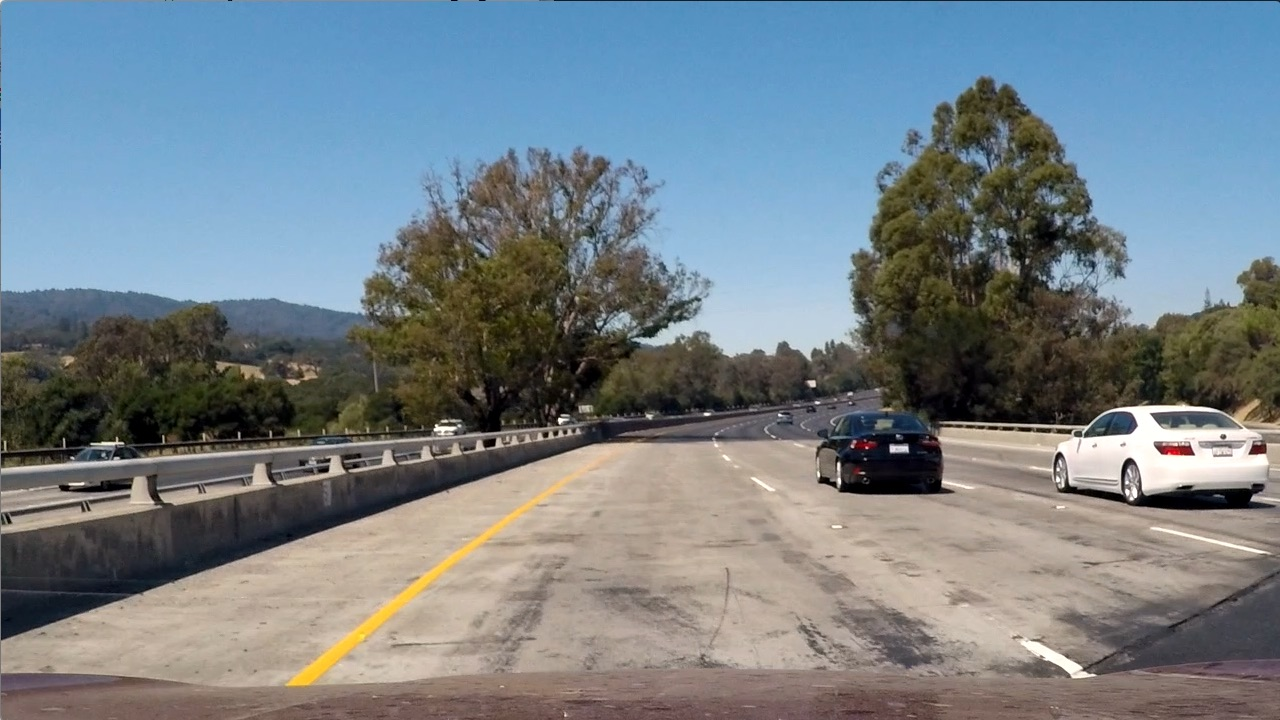
#> input picture CarND-Vehicle-Detection/test_images/test1.jpg, 1280 x 720 px; its folder holds only this picture in this run
$ jupyter execute line_detector.ipynb   (shell and % lines are left out)   (older library calls are emulated)
#> lines starting #> are read from the running program, lines starting #| are printed output that depends on the picture; after the words box and inside, x2 and y2 are one past the last pixel; in counts of white or black regions, pixels touching at a corner belong together
### CarND-Advanced-Lane-Lines/pipeline_functions.py
####################################
## functions for lane detections
####################################
import numpy as np
import cv2
import matplotlib.pyplot as plt


# [17 lines left out: function scale_to_uint, not called in this run]


def apply_threshold(img, min_threshold, max_threshold):
    '''
    Apply thresholding and returns a binary image where the
    non-zero pixels of that binary image corresponds to pixel
    in the original image with intensity value between min and
    max threshold parameters
    Inputs
    img: 2D Numpy array of an image
    min_threshold: the minimum value of thresholding range
    max_threshold: the maximum value of thresholding range
    ---
    Returns
     A 2D numpy array of a binary image with non zero pixels
    at locations that fall within the min and max thresholds
    '''
    binary_output = np.zeros_like(img)
    binary_output[(img >= min_threshold) & (img <= max_threshold)] = 1
    return binary_output


# [140 lines left out: functions scale_and_apply_threshold, detector_xy, detector_mag, detector_direction, detector_combined, not called in this run]


def detector_color(img, color_thresh_input=(170, 255)):
    '''
    Color selection for yellow and white, using the HLS and HSV color space
    Inputs
    img: input image in RGB format
    thresh_min: minimum absolute value of Hue value to detect
    thresh_max: maximum absolute value of Hue value to detect
    ---
    Returns
    A 2D numpy array of a binary image with non zero pixels with
    at detection pixel locations.
    '''
    ## convert to HLS color space and separate the S channel
    hls_image = cv2.cvtColor(img, cv2.COLOR_BGR2HLS).astype(np.float)
    l_channel = hls_image[:,:,1]
    s_channel = hls_image[:,:,2]

    ## convert to the HSV color space
    hsv_image = cv2.cvtColor(img, cv2.COLOR_BGR2HSV)

    ## selecting colors yellow and white
    white_color = cv2.inRange(hls_image, np.uint8([10,200,0]), np.uint8([255,255,255]))
    yellow_color = cv2.inRange(hsv_image, np.uint8([15,60,130]), np.uint8([150,255,255]))

    ## combine yellow and white masks
    combined_color_images = cv2.bitwise_or(white_color, yellow_color)

    ## threshold color channel
    s_binary = apply_threshold(combined_color_images, color_thresh_input[0], color_thresh_input[1])

    l_binary = apply_threshold(l_channel, color_thresh_input[0], color_thresh_input[1])

    ## combined binaries
    combined_binary = np.zeros_like(s_channel)
    combined_binary[((s_binary > 0) & (l_binary > 0)) | (combined_color_images > 0)] = 1

    return combined_binary


# [282 lines left out: functions detector_pipeline, transform_image, histogram, get_left_right_lane_points, polyfit, get_next_left_right_lane_points and 1 more, not called in this run]

### CarND-Advanced-Lane-Lines/viz.py
####################################
## functions for visualization
####################################
import matplotlib.pyplot as plt
import numpy as np
import cv2


def display_image(img, handle=None, label=""):
    '''
    Display image with title label
    Inputs
    img: input image as numpy array of two or three dimension.
         if it is of two dimension, it is shown as gray image
         otherwise it is shown as colored image
    handle: matplotlib subplot axes, if None, the function will create one
    label: image title as string array
    ---
    Returns
    None
    '''
    if handle is None:
        f, ax = plt.subplots(1, 1, figsize=(15, 9))
        f.tight_layout()
        display_image(img, ax, label)
    else:
        ndim = len(np.shape(img))
        if ndim == 2:
            handle.imshow(img, cmap='gray')
            handle.set_title(label, fontsize=20)
        else:
            handle.imshow(img)
            handle.set_title(label, fontsize=20)


def disply_transform(before, after, label1, label2):
    '''
    Display two images to demonstrate a transfomation
    Inputs
    before: image before transformation placed to the left as numpy array.
    after: image after transformation placed to the right as numpy array.
    label1: before image title as string array
    label2: after image title as string array
    ---
    Returns
    None
    '''
    ## plot the images
    f, (ax1, ax2) = plt.subplots(1, 2, figsize=(15, 9))
    f.tight_layout()

    display_image(before, ax1, label1)
    display_image(after, ax2, label2)


# [115 lines left out: functions write_info, fill_area, visualize_poly, not called in this run]

### CarND-Advanced-Lane-Lines/line_detector.ipynb
[cell 1]
import numpy as np
import cv2
import glob
import matplotlib.pyplot as plt
import pickle
from moviepy.editor import VideoFileClip
from IPython.display import HTML

# local modules
import camera
import pipeline_functions as pf
import viz

[cell 2]
# load test images
func = lambda imageFileName: cv2.cvtColor(cv2.imread(imageFileName), cv2.COLOR_BGR2RGB)
sequence = glob.glob('./test_images/*.jpg')
testImages = list(map(func,sequence))
#> testImages = 1 item
num_imags = len(testImages)
#> num_imags = 1
print("{} test images are found".format(str(num_imags)))
#| 1 test images are found
print("The following image is selected to demonstrate the functions of lane detection")

img = testImages[0]

viz.display_image(img)
#> (the call stopped at in display_image, `f, ax = plt.subplots(1, 1, figsize=(15, 9))`: IPython is not available in this run)

[cell 3]
# Color detection

[cell 4]
th_lo = 170
th_hi = 255

color_thresh_input=(th_lo, th_hi)
detected = pf.detector_color(img)
#> in detector_color, `hls_image = cv2.cvtColor(img, cv2.COLOR_BGR2HLS).astype(np.float)`:
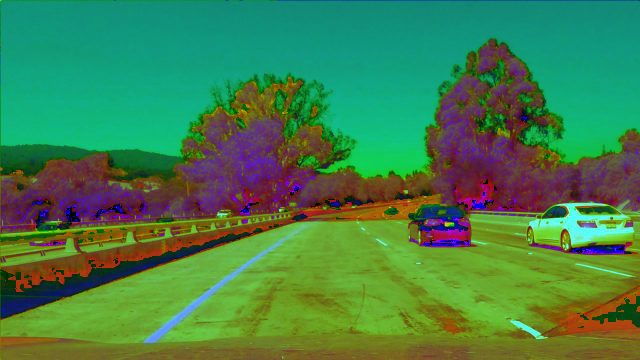
#> hls_image: shape (720, 1280, 3) float64 (shown at 1/2 size); mean R, G, B 68.1, 126.7, 74.4
#> in detector_color, `s_channel = hls_image[:,:,2]`:
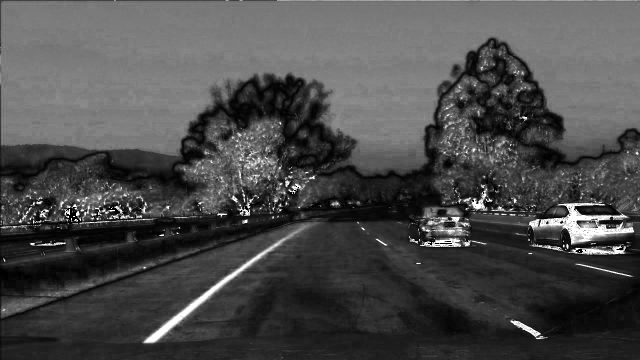
#> s_channel: shape (720, 1280) float64 (shown at 1/2 size); min 0, max 255, mean 74.4
#> in detector_color, `white_color = cv2.inRange(hls_image, np.uint8([10,200,0]), np.uint8([2..`:
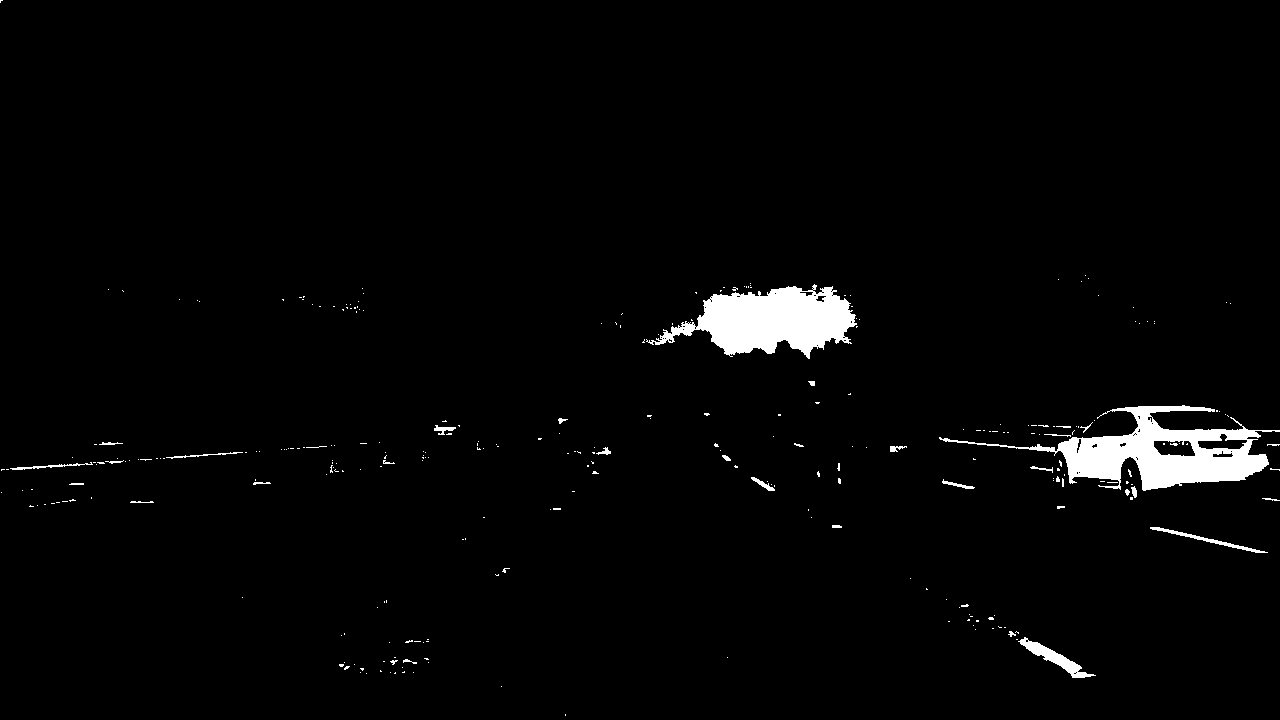
#> white_color: shape (720, 1280); 2.3% white; 297 white regions (263 under 20 px), largest, box (x1, y1, x2, y2) and area: (939, 405, 1280, 491) 9460, (646, 284, 857, 359) 8443, (1018, 637, 1096, 678) 773
#> in detector_color, `l_binary = apply_threshold(l_channel, color_thresh_input[0], color_thr..`:
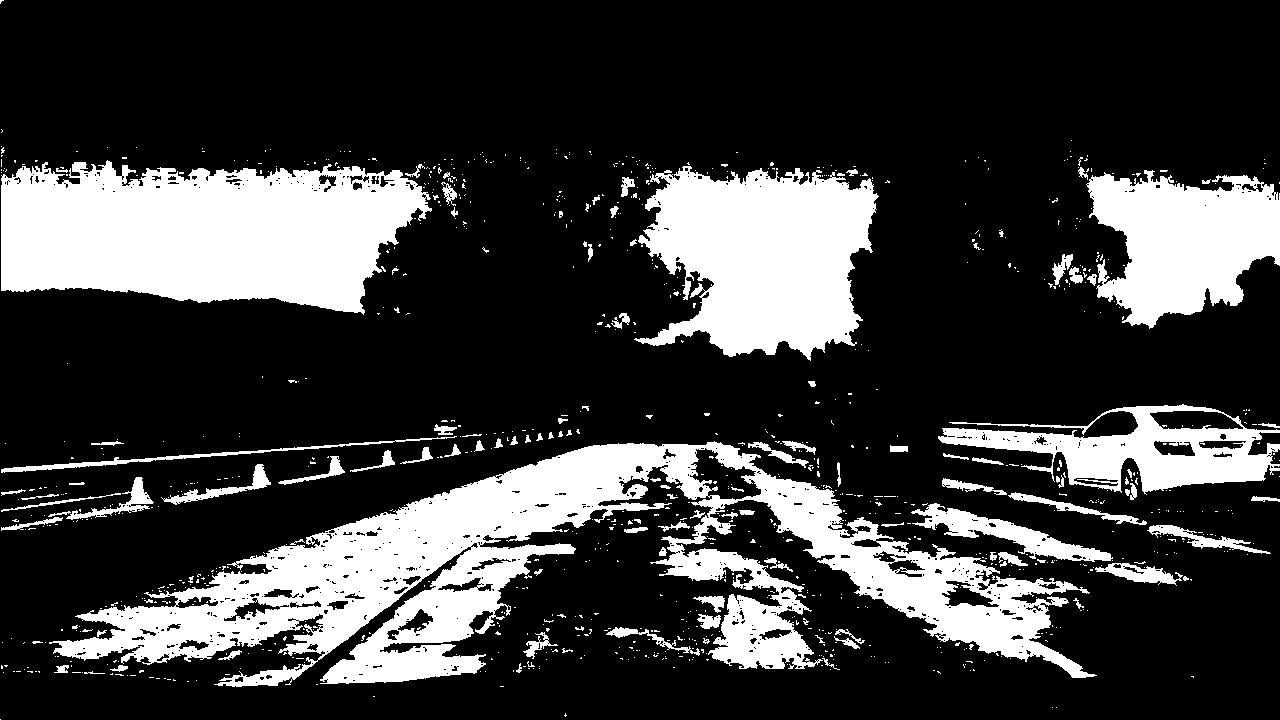
#> l_binary: shape (720, 1280) float64; values 0 (black) and 1 (white), 23.6% white; 1013 white regions (897 under 20 px), largest, box (x1, y1, x2, y2) and area: (49, 441, 1097, 687) 82406, (1, 160, 432, 315) 49009, (634, 166, 879, 361) 32648
#> detected: shape (720, 1280) float64; values 0 (black) and 1 (white), 36.4% white; 725 white regions (659 under 20 px), largest, box (x1, y1, x2, y2) and area: (0, 0, 1280, 359) 308537, (939, 399, 1280, 491) 10133, (276, 447, 622, 708) 6915
viz.disply_transform(img, detected, "Original Image", "Detected Image")
#> (the call stopped at in disply_transform, `f, (ax1, ax2) = plt.subplots(1, 2, figsize=(15, 9))`: IPython is not available in this run)

[cell 5]
# Direction detector

$ run again, on CarND-Vehicle-Detection/test_images/test5.jpg
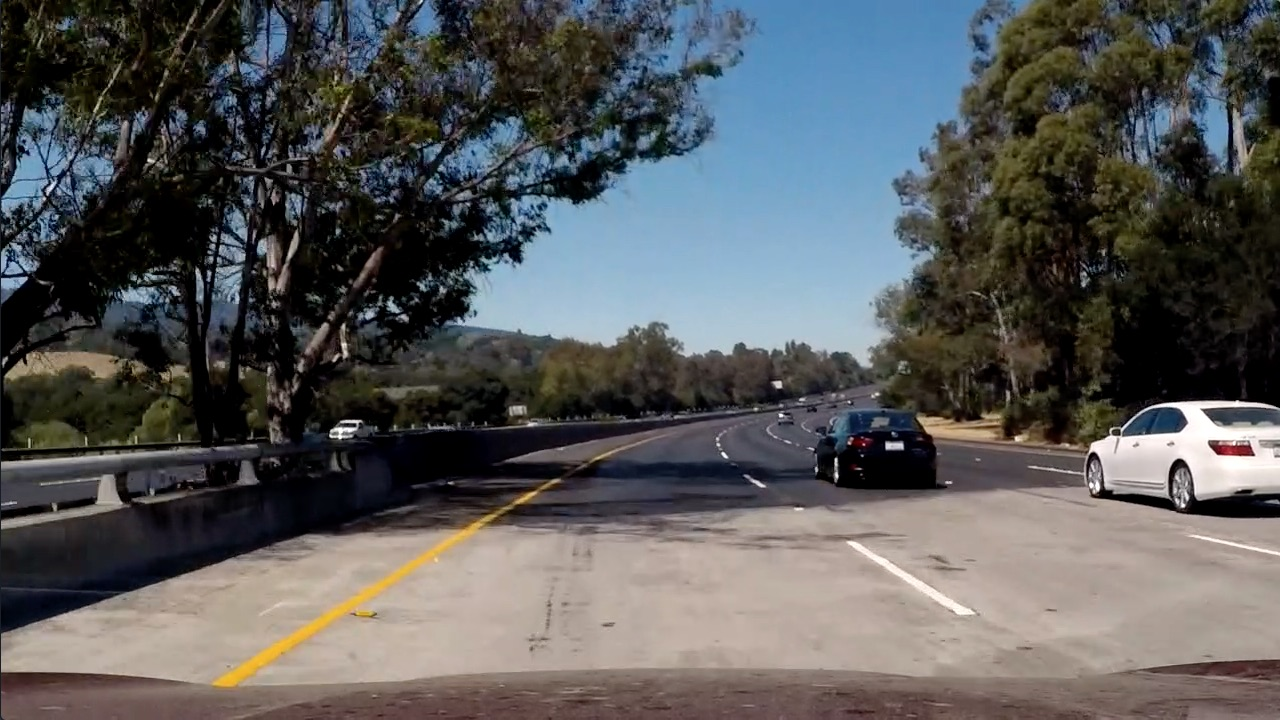
#> input picture CarND-Vehicle-Detection/test_images/test5.jpg, 1280 x 720 px
#> testImages = 1 item
#> num_imags = 1
#| 1 test images are found
#> hsv_image: shape (720, 1280, 3); mean H, S, V 76.7, 83.8, 101.8
#> in detector_color, `white_color = cv2.inRange(hls_image, np.uint8([10,200,0]), np.uint8([2..`:
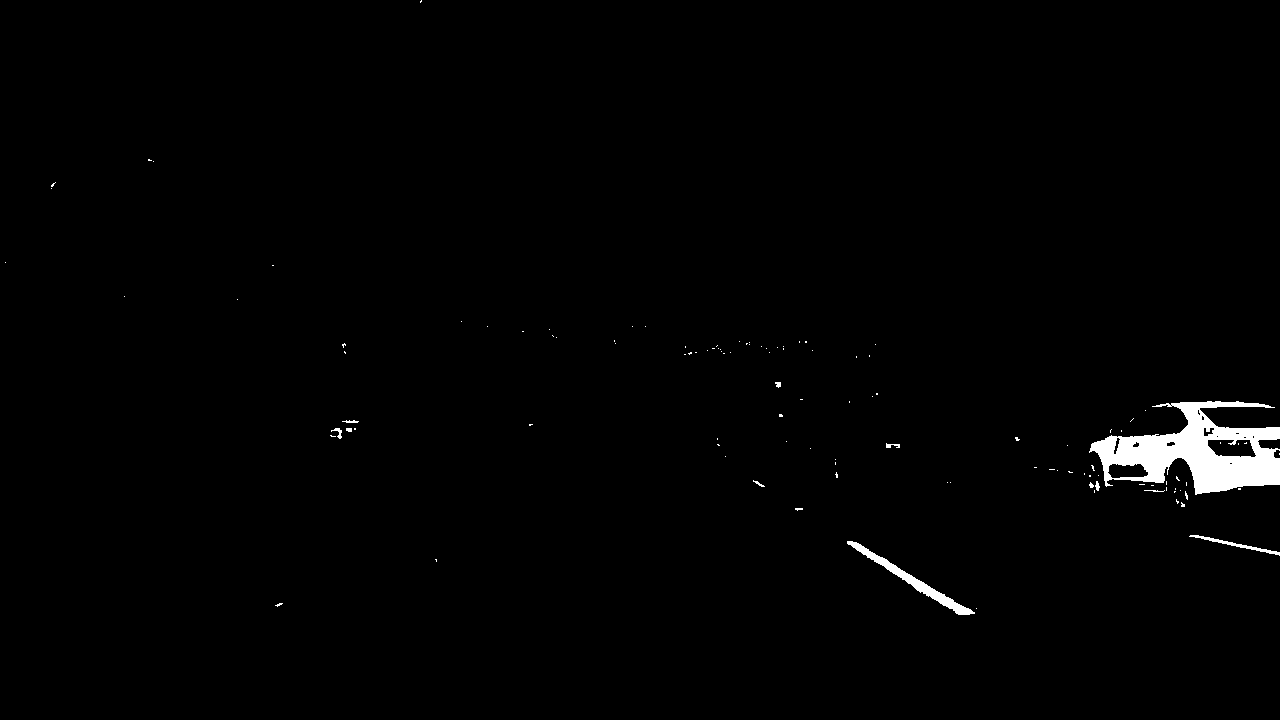
#> white_color: shape (720, 1280); 1.2% white; 115 white regions (104 under 20 px), largest, box (x1, y1, x2, y2) and area: (1089, 401, 1280, 495) 8730, (847, 541, 975, 615) 1144, (1189, 535, 1280, 556) 284
#> yellow_color: shape (720, 1280); 12.2% white; 495 white regions (423 under 20 px), largest, box (x1, y1, x2, y2) and area: (474, 0, 987, 309) 89402, (208, 514, 497, 694) 6299, (8, 352, 116, 380) 1489
#> combined_color_images: shape (720, 1280); 13.4% white; 596 white regions (514 under 20 px), largest, box (x1, y1, x2, y2) and area: (474, 0, 987, 309) 89402, (1089, 401, 1280, 495) 8900, (208, 514, 497, 694) 6299
#> in detector_color, `l_binary = apply_threshold(l_channel, color_thresh_input[0], color_thr..`:
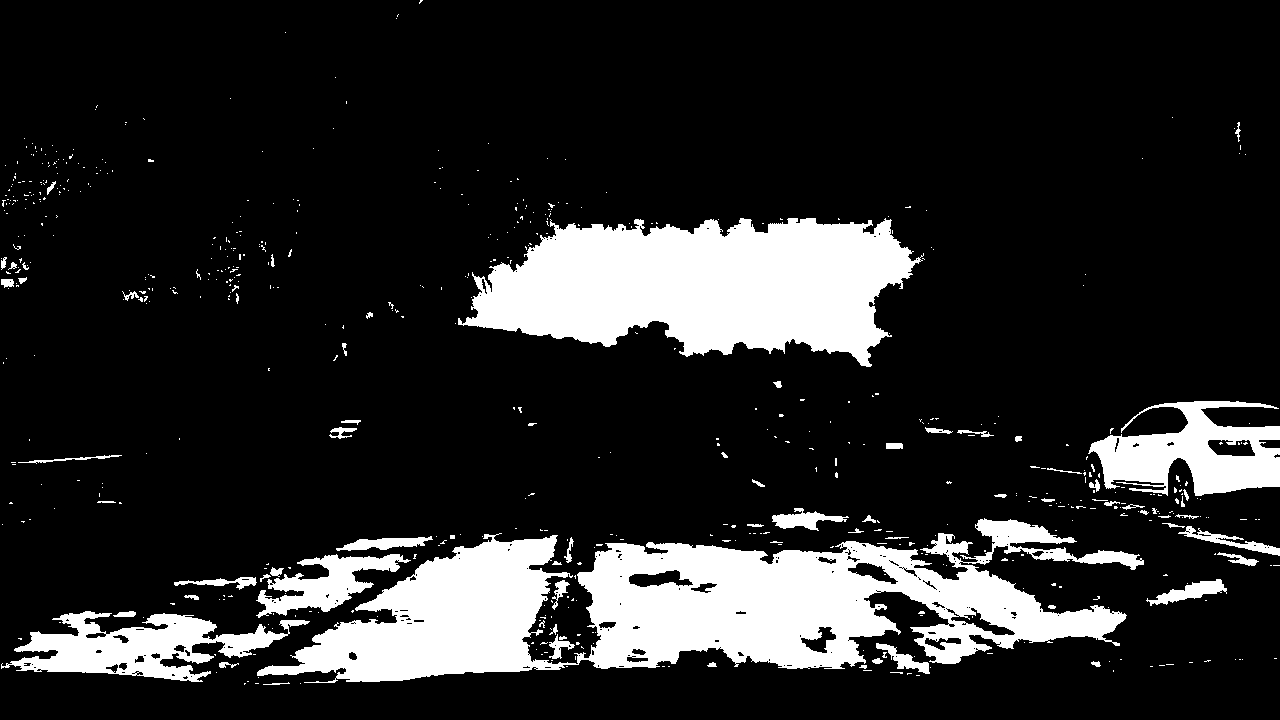
#> l_binary: shape (720, 1280) float64; values 0 (black) and 1 (white), 16.1% white; 607 white regions (536 under 20 px), largest, box (x1, y1, x2, y2) and area: (257, 518, 1144, 683) 69063, (458, 218, 924, 367) 45846, (1088, 401, 1280, 496) 10190
